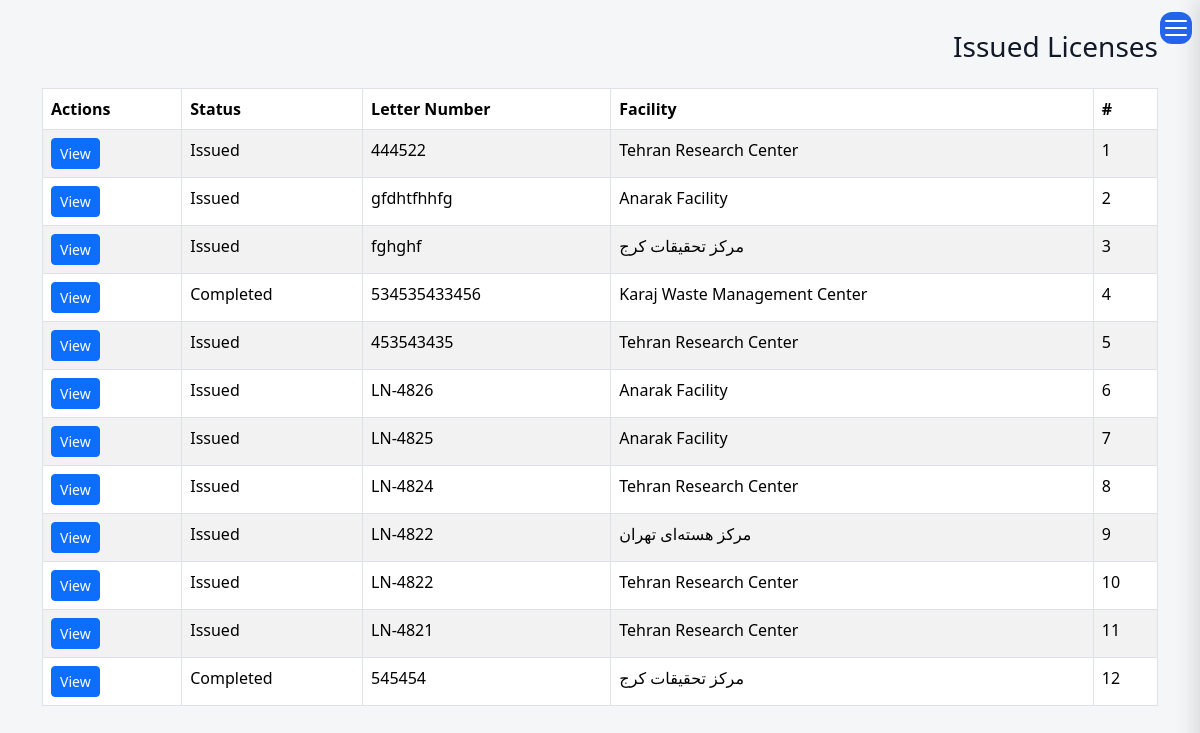
Page /contract/licenses/issued/ (signed in) on the committed database.
### operations/models.py (models this page shows, shortened)
class LicenseRequest(models.Model):
    facility = models.ForeignKey(
        FacilityModel,
        on_delete=models.PROTECT,
        related_name="license_requests",
    )
    letter_number = models.CharField(_("Letter Number"),
        max_length=100,
        blank=True,
        null=True,
    )
    letter_date = models.DateField(_("Letter Date"),
        blank=True,
        null=True,
    )
    discount_requested = models.BooleanField(
        _("Discount Requested"),
        default=False,
        help_text=_("If checked, the request routes to the CEO for signature after the Deputy, before Contracts."),
    )
    discount_notes = models.TextField(
        _("Discount Notes"),
        blank=True,
        null=True,
        help_text=_("Written by the creator when requesting; the CEO can edit/add to it at sign time."),
    )
    status = models.CharField( _("Status"),
        max_length=20,
        choices=LicenseStatus.choices,
        default=LicenseStatus.DRAFT,
    )
    status_date = models.DateTimeField( _("Status Date"),
        null=True,
        blank=True,
    )
    specification_completed = models.BooleanField(_("Specification Completed"),default=False,)
    description = models.TextField(
        _("Description"),
        blank=True,)
    created_by = models.ForeignKey(
        settings.AUTH_USER_MODEL,
        verbose_name=_("Created By"),
        on_delete=models.PROTECT,
    )
    created_at = models.DateTimeField( _("Created At"),
        auto_now_add=True,
    )
    updated_at = models.DateTimeField( _("Updated At"),
        auto_now=True,
    )
    history = HistoricalRecords()
    class Meta:
        ordering = ["-created_at"]
        verbose_name = _("License Request")
        verbose_name_plural = _("License Requests")

### facilities/models.py (models this page shows)
class FacilityModel(models.Model):
    name = models.CharField(
        _("Facility Name"),
        max_length=255, blank=True,null=True
    )
    responsible_person = models.CharField(
        _("Responsible Person"),
        max_length=150, blank=True,null=True
    )
    telephone = models.CharField(
        _("Telephone"),
        max_length=50, blank=True,null=True
    )
    email = models.EmailField(
        _("Email"),
        blank=True,null=True
    )
    address1 = models.CharField(
        _("Address Line 1"),
        max_length=255, blank=True,null=True
    )
    address2 = models.CharField(
        _("Address Line 2"),
        max_length=255,
         blank=True,null=True
    )
    postal_code = models.CharField(
        _("Postal Code"),
        max_length=20,
         blank=True,null=True
    )
    national_id = models.CharField(
        _("National ID"),
        max_length=50,
         blank=True,null=True
    )
    economic_code = models.CharField(
        _("Economic Code"),
        max_length=50,
         blank=True,null=True
    )
    created_at = models.DateTimeField(
        _("Created At"),
        auto_now_add=True
    )
    updated_at = models.DateTimeField(
        _("Updated At"),
        auto_now=True
    )
    class Meta:
        ordering = ["name"]
        verbose_name = _("Facility")
        verbose_name_plural = _("Facilities")
        constraints = [
            models.UniqueConstraint(
                fields=["national_id"],
                name="unique_facility_national_id",
                condition=models.Q(national_id__isnull=False),
            ),
            models.UniqueConstraint(
                fields=["postal_code"],
                name="unique_facility_postal_code",
                condition=models.Q(postal_code__isnull=False),
            ),
            models.UniqueConstraint(
                fields=["economic_code"],
                name="unique_facility_economic_code",
                condition=models.Q(economic_code__isnull=False),
            ),
        ]
    def __str__(self):
        return str(self.name) if self.name else _("Unnamed Facility")

### contract/views.py (the view)
def issued_license_list(request):
    licenses = (
        LicenseRequest.objects
        .filter(
            Q(status=LicenseStatus.ISSUED) |
            Q(status=LicenseStatus.COMPLETED)
        )
        .select_related("facility")
        .order_by("-updated_at")
    )
    return render(
        request,
        "contract/issued_license_list.html",
        {
            "licenses": licenses,
        },
    )

### templates/contract/issued_license_list.html (shortened to what this page needs)
{% extends "base.html" %}
{% load i18n %}
{% block content %}
<div class="container">
<h3 class="mb-4">{% trans "Issued Licenses" %}</h3>
<table class="table table-striped table-bordered">
<thead>
<tr>
    <th>#</th>
    <th>{% trans "Facility" %}</th>
    <th>{% trans "Letter Number" %}</th>
    <th>{% trans "Status" %}</th>
    <th>{% trans "Actions" %}</th>
</tr>
</thead>
<tbody>
{% for license in licenses %}
<tr>
<td>{{ forloop.counter }}</td>
<td>{{ license.facility }}</td>
<td>{{ license.letter_number }}</td>
<td>{{ license.get_status_display }}</td>
<td>
<a
class="btn btn-sm btn-primary"
href="{% url 'license_detail' license.pk %}">
{% trans "View" %}
</a>
</td>
</tr>
{% empty %}
<tr>
<td colspan="5">
{% trans "No issued licenses found." %}
</td>
</tr>
{% endfor %}
</tbody>
</table>
</div>
{% endblock %}

### static/css/base.css (style rules this page uses)
* { margin:0; padding:0; box-sizing:border-box; }
html.rtl { font-family:Vazirmatn,sans-serif; }
:root { --bg: #f5f6f8; --card: #ffffff; --text: #111827; --muted: #6b7280; --border: #e5e7eb; --primary: #2563eb; --sidebar: #1f2937; --sidebar-text: #374151; }
body { background: var(--bg); color: var(--text); }
th, td { padding: 12px; border-bottom: 1px solid var(--border); text-align: left; }
th { background: rgba(0,0,0,0.03); }
table { width: max-content; min-width: 100%; border-collapse: collapse; }
table thead th { position: sticky; top: 0; background: var(--card); z-index: 10; }

### rows in the picture
LicenseRequest: facility "Tehran Research Center", letter_number "444522", status "Issued"
LicenseRequest: facility "Anarak Facility", letter_number "gfdhtfhhfg", status "Issued"
LicenseRequest: facility "مرکز تحقیقات کرج", letter_number "fghghf", status "Issued"
LicenseRequest: facility "Karaj Waste Management Center", letter_number "534535433456", status "Completed"
LicenseRequest: facility "Tehran Research Center", letter_number "453543435", status "Issued"
LicenseRequest: facility "Anarak Facility", letter_number "LN-4826", status "Issued"
LicenseRequest: facility "Anarak Facility", letter_number "LN-4825", status "Issued"
LicenseRequest: facility "Tehran Research Center", letter_number "LN-4824", status "Issued"
LicenseRequest: facility "مرکز هسته‌ای تهران", letter_number "LN-4822", status "Issued"
LicenseRequest: facility "Tehran Research Center", letter_number "LN-4822", status "Issued"
LicenseRequest: facility "Tehran Research Center", letter_number "LN-4821", status "Issued"
LicenseRequest: facility "مرکز تحقیقات کرج", letter_number "545454", status "Completed"
